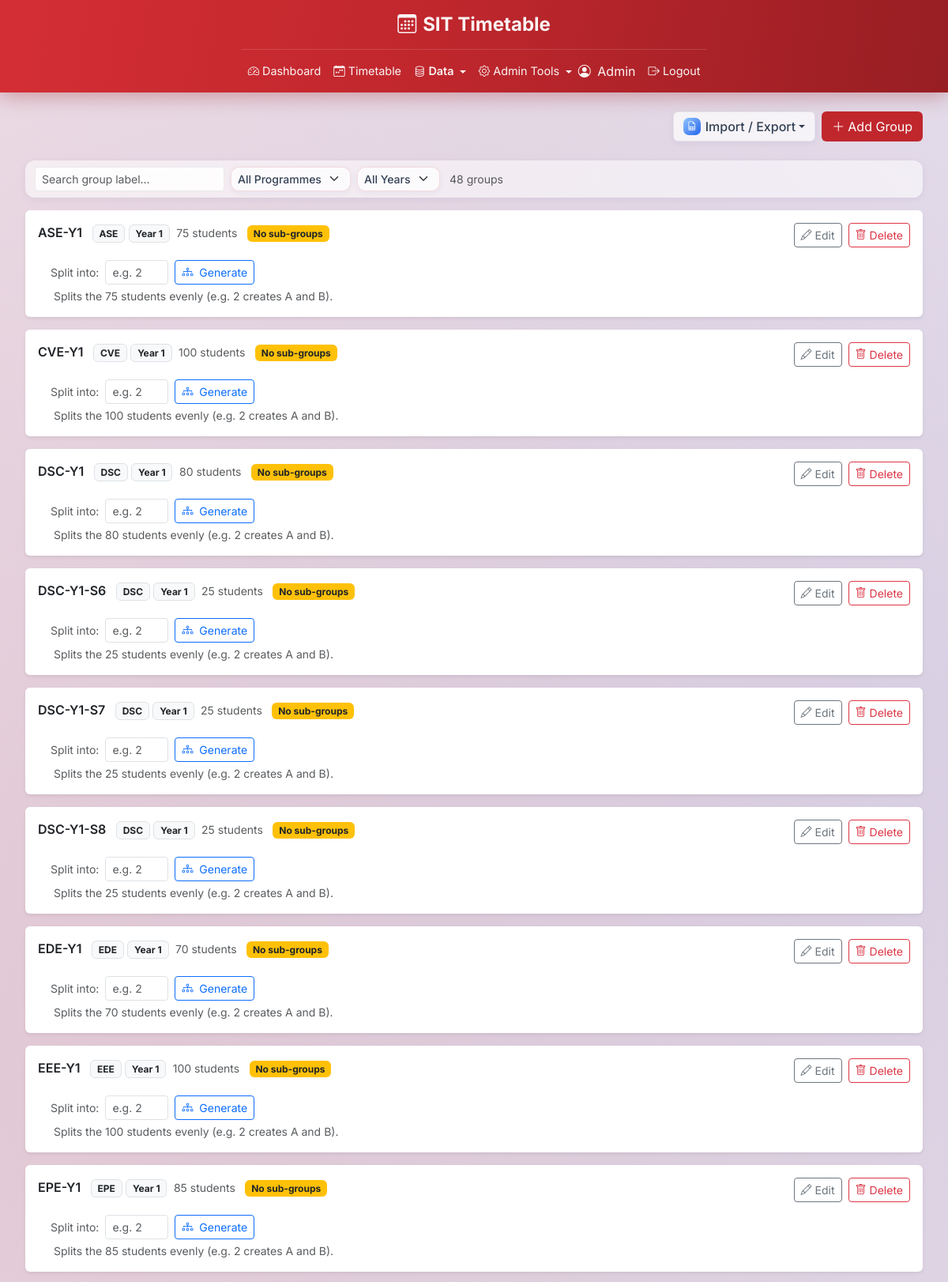
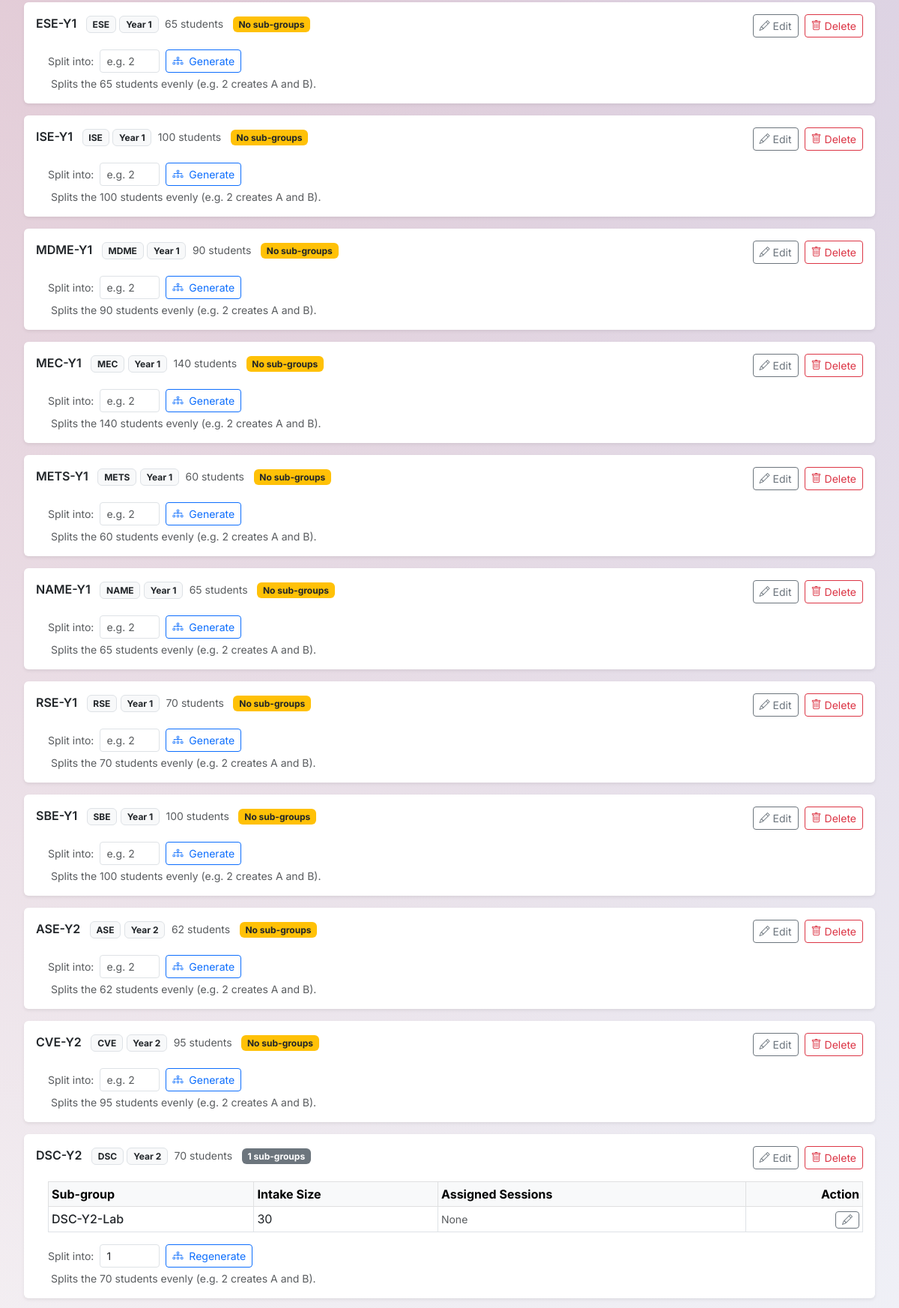
/admin/student-groups (signed in, upper part), run on the app's committed database (2 pictures, top to bottom).
### app/models/user.py (models this page shows, shortened)
class User(UserMixin, db.Model):
    __tablename__ = 'users'
    id = db.Column(db.Integer, primary_key=True)
    name = db.Column(db.String(100), nullable=False)
    email = db.Column(db.String(120), unique=True, nullable=False)
    password_hash = db.Column(db.String(256), nullable=False)
    role = db.Column(db.Enum('admin', 'professor', 'student'), nullable=False)
    student_group_id = db.Column(
        db.Integer,
        db.ForeignKey('student_groups.id', ondelete='SET NULL'),
        nullable=True,
    )
    student_group = db.relationship('StudentGroup', foreign_keys=[student_group_id])

### app/models/student_group.py (models this page shows, shortened)
class StudentGroup(db.Model):
    __tablename__ = 'student_groups'
    id = db.Column(db.Integer, primary_key=True)
    programme_id = db.Column(db.Integer, db.ForeignKey('programmes.id'), nullable=False)
    year_level = db.Column(db.Integer, nullable=False)                          # 1, 2, or 3
    group_label = db.Column(db.String(20), nullable=False)                      # e.g. 'DSC-Y2' or 'DSC-Y2-A'
    intake_size = db.Column(db.Integer, nullable=False)                         # number of students in this group
    parent_id = db.Column(db.Integer, db.ForeignKey('student_groups.id'), nullable=True)  # NULL if top-level group
    programme = db.relationship('Programme', backref='student_groups')
    sub_groups = db.relationship('StudentGroup', backref=db.backref('parent', remote_side=[id]))

### app/models/programme.py (models this page shows, shortened)
class Programme(db.Model):
    __tablename__ = 'programmes'
    id = db.Column(db.Integer, primary_key=True)
    code = db.Column(db.String(20), unique=True, nullable=False)        # e.g. 'DSC'
    name = db.Column(db.String(100), nullable=False)                    # e.g. 'Digital Supply Chain'
    cluster = db.Column(db.String(100), nullable=False)                 # e.g. 'Engineering'

### app/routes/admin.py (the view)
@admin_bp.route('/student-groups')
@login_required
def student_groups():
    top_level = (StudentGroup.query
                 .filter_by(parent_id=None)
                 .order_by(StudentGroup.year_level, StudentGroup.group_label)
                 .all())
    return render_template('admin/student_groups.html', groups=top_level)

### app/models/user.py (called while the page is built)
@login_manager.user_loader
def load_user(user_id):
    return User.query.get(int(user_id))

### app/routes/admin.py (called while the page is built)
@admin_bp.before_request
@login_required
def require_admin():
    if not current_user.is_authenticated:
        return redirect(url_for('auth.login'))
    if current_user.role != 'admin':
        abort(403)

### app/templates/admin/student_groups.html (shortened to what this page needs)
{% extends 'base.html' %}
{% block content %}
<div class="d-flex justify-content-end align-items-center mb-4">
    <div class="d-flex gap-2">
        <div class="btn-group action-dropdown">
            <button type="button" class="btn dropdown-toggle" data-bs-toggle="dropdown">
                <span class="icon-chip icon-chip-blue"><i class="bi bi-file-earmark-spreadsheet"></i></span>Import / Export
            </button>
        </div>
        <a href="{{ url_for('admin.student_group_add') }}" class="btn text-white" style="background-color:#c0272d;">
            <i class="bi bi-plus-lg me-1"></i>Add Group
        </a>
    </div>
</div>
{% if groups %}
    {% set programmes = groups | map(attribute='programme.code') | unique | sort | list %}
    {% set years = groups | map(attribute='year_level') | unique | sort | list %}
    <div class="filter-bar mb-3 d-flex flex-wrap gap-2 align-items-center">
        <input type="text" id="group-search" class="form-control form-control-sm" style="max-width:240px;"
               placeholder="Search group label…" oninput="applyGroupFilters()">
        <select class="form-select form-select-sm select-glass" style="width:auto;" aria-label="Programme filter"
                onchange="setGroupFilter('programme', this.value)">
            <option value="all">All Programmes</option>
        </select>
        <select class="form-select form-select-sm select-glass" style="width:auto;" aria-label="Year filter"
                onchange="setGroupFilter('year', this.value)">
            <option value="all">All Years</option>
        </select>
        <span id="group-count" class="text-muted small ms-1"></span>
    </div>
    {% for group in groups %}
    <div class="card border-0 shadow-sm mb-3 group-card"
         data-programme="{{ group.programme.code }}"
         data-year="{{ group.year_level }}">
        <div class="card-body">
            <div class="d-flex justify-content-between align-items-start">
                <div>
                    <span class="fw-semibold fs-6">{{ group.group_label }}</span>
                    <span class="badge bg-light text-dark border ms-2">{{ group.programme.code }}</span>
                    <span class="badge bg-light text-dark border">Year {{ group.year_level }}</span>
                    <span class="text-muted small ms-1">{{ group.intake_size }} students</span>
                    {% if group.sub_groups %}
                        <span class="badge bg-secondary ms-2">{{ group.sub_groups | length }} sub-groups</span>
                    {% else %}
                        <span class="badge bg-warning text-dark ms-2">No sub-groups</span>
                    {% endif %}
                </div>
                <div class="d-flex gap-2">
                    <a href="{{ url_for('admin.student_group_edit', group_id=group.id) }}"
                       class="btn btn-sm btn-outline-secondary">
                        <i class="bi bi-pencil me-1"></i>Edit
                    </a>
                    <form method="POST"
                          action="{{ url_for('admin.student_group_delete', group_id=group.id) }}"
                          onsubmit="return confirm('Delete {{ group.group_label }} and all its sub-groups?')">
                        <button class="btn btn-sm btn-outline-danger">
                            <i class="bi bi-trash me-1"></i>Delete
                        </button>
                    </form>
                </div>
            </div>
            {% if group.sub_groups %}
            <div class="mt-3 ms-3">
                <table class="table table-sm table-bordered mb-2">
                    <thead class="table-light">
                        <tr>
                            <th>Sub-group</th>
                            <th>Intake Size</th>
                            <th>Assigned Sessions</th>
                            <th class="text-end">Action</th>
                        </tr>
                    </thead>
                    <tbody>
                        {% for sub in group.sub_groups | sort(attribute='group_label') %}
                        <tr>
                            <td class="fw-medium">{{ sub.group_label }}</td>
                            <td>{{ sub.intake_size }}</td>
                            <td>
                                {% set sc = sub.class_sessions | length %}
                                {% if sc == 0 %}
                                    <span class="text-muted small">None</span>
                                {% else %}
                                    <span class="badge bg-secondary">{{ sc }}</span>
                                {% endif %}
                            </td>
                            <td class="text-end">
                                <a href="{{ url_for('admin.student_group_edit', group_id=sub.id) }}"
                                   class="btn btn-sm btn-outline-secondary py-0">
                                    <i class="bi bi-pencil"></i>
                                </a>
                            </td>
                        </tr>
                        {% endfor %}
                    </tbody>
                </table>
            </div>
            {% endif %}
            <div class="mt-3 ms-3">
                <form method="POST"
                      action="{{ url_for('admin.student_group_generate', group_id=group.id) }}"
                      class="d-flex align-items-center gap-2"
                      onsubmit="return confirm('{% if group.sub_groups %}This will replace existing sub-groups. Continue?{% else %}Generate sub-groups for {{ group.group_label }}?{% endif %}')">
                    <label class="form-label mb-0 small text-muted">Split into:</label>
                    <input type="number" name="num_subgroups" class="form-control form-control-sm"
                           style="width:80px;" min="2" max="26"
                           placeholder="e.g. 2"
                           value="{{ group.sub_groups | length if group.sub_groups else '' }}">
                    <button type="submit" class="btn btn-sm btn-outline-primary">
                        <i class="bi bi-diagram-3 me-1"></i>
                        {% if group.sub_groups %}Regenerate{% else %}Generate{% endif %}
                    </button>
                </form>
                <div class="form-text ms-1">
                    Splits the {{ group.intake_size }} students evenly (e.g. 2 creates A and B).
                </div>
            </div>
        </div>
    </div>
    {% endfor %}
{% endif %}
{% endblock %}

### app/templates/base.html (shortened to what this page needs)
<!DOCTYPE html>
<html lang="en">
<head>
    <link href="https://cdn.jsdelivr.net/npm/bootstrap@5.3.0/dist/css/bootstrap.min.css" rel="stylesheet">
    <link href="https://cdn.jsdelivr.net/npm/bootstrap-icons@1.10.5/font/bootstrap-icons.css" rel="stylesheet">
</head>
<body>
    <nav class="navbar navbar-expand-lg navbar-sit p-0">
        <div class="app-container">
            <div class="d-flex justify-content-center py-2 border-bottom" style="border-color: rgba(255,255,255,0.15) !important;">
                <a class="navbar-brand fw-bold fs-4 m-0 d-flex align-items-center" href="#">
                    <i class="bi bi-calendar3 me-2"></i>SIT Timetable
                </a>
            </div>
            <div class="d-flex align-items-center py-2">
            <div class="collapse navbar-collapse" id="navbarMain">
                <ul class="navbar-nav me-auto mb-2 mb-lg-0">
                    {% if current_user.is_authenticated %}
                        {% if current_user.role == 'admin' %}
                            {% set data_active = request.endpoint and (
                                request.endpoint.startswith('admin.course') or
                                request.endpoint.startswith('admin.professor') or
                                request.endpoint.startswith('admin.student') or
                                request.endpoint.startswith('admin.room')
                            ) %}
                            {% set tools_active = request.endpoint in ('admin.declarations', 'admin.timetable_flags',
                                'admin.data_import', 'admin.audit_log', 'admin.system_info', 'admin.constraint_settings')
                                or (request.endpoint and 'event' in request.endpoint) %}
                            <li class="nav-item">
                                <a class="nav-link {% if request.endpoint == 'admin.dashboard' %}active{% endif %}"
                                   href="{{ url_for('admin.dashboard') }}">
                                    <i class="bi bi-speedometer2 me-1"></i>Dashboard
                                </a>
                            </li>
                            <li class="nav-item">
                                <a class="nav-link {% if request.endpoint == 'admin.timetable' %}active{% endif %}"
                                   href="{{ url_for('admin.timetable') }}">
                                    <i class="bi bi-calendar-week me-1"></i>Timetable
                                </a>
                            </li>
                            <li class="nav-item dropdown">
                                <a class="nav-link dropdown-toggle {% if data_active %}active{% endif %}"
                                   href="#" role="button" data-bs-toggle="dropdown">
                                    <i class="bi bi-database me-1"></i>Data
                                </a>
                            </li>
                            <li class="nav-item dropdown">
                                <a class="nav-link dropdown-toggle {% if tools_active %}active{% endif %}"
                                   href="#" role="button" data-bs-toggle="dropdown" style="position: relative;">
                                    <i class="bi bi-gear me-1"></i>Admin Tools
                                </a>
                            </li>
                        {% endif %}
                    {% endif %}
                </ul>
                {% if current_user.is_authenticated %}
                <ul class="navbar-nav ms-auto align-items-center">
                    <li class="nav-item me-2">
                        <span class="navbar-text">
                            <i class="bi bi-person-circle me-1"></i>
                            {{ current_user.name }}
                        </span>
                    </li>
                    <li class="nav-item">
                        <form method="POST" action="{{ url_for('auth.logout') }}" class="m-0">
                            <button type="submit" class="nav-link btn btn-link border-0">
                                <i class="bi bi-box-arrow-right me-1"></i>Logout
                            </button>
                        </form>
                    </li>
                </ul>
                {% endif %}
            </div>
            </div>
        </div>
    </nav>
    <main class="app-container my-4">
        {% block content %}{% endblock %}
    </main>
</body>
</html>

### app/templates/base.html (style rules this page uses)
:root { --bs-body-font-family: 'Inter', -apple-system, BlinkMacSystemFont, 'Segoe UI', Roboto, Helvetica, Arial, sans-serif; --bs-font-sans-serif: 'Inter', -apple-system, BlinkMacSystemFont, 'Segoe UI', Roboto, Helvetica, Arial, sans-serif; }
.btn { white-space: nowrap; }
.navbar-sit { background: linear-gradient(100deg, #d42e35 0%, #c0272d 45%, #971e23 100%); box-shadow: 0 4px 24px rgba(150, 20, 25, 0.35); }
.navbar-sit .navbar-brand, .navbar-sit .nav-link, .navbar-sit .navbar-text { color: rgba(255, 255, 255, 0.95) !important; }
.navbar-sit .nav-link.active { font-weight: 600; }
.navbar-sit .nav-link { font-size: 0.9rem; padding-left: 0.7rem; padding-right: 0.7rem; }
.navbar-sit .dropdown-toggle::after { vertical-align: 0.15em; }
.app-container { max-width: 1600px; margin-left: auto; margin-right: auto; padding-left: 2rem; padding-right: 2rem; }
body { background: radial-gradient(circle at 12% 18%, rgba(192, 39, 45, 0.16) 0%, transparent 38%), radial-gradient(circle at 88% 12%, rgba(37, 99, 235, 0.14) 0%, transparent 40%), radial-gradient(circle at 25% 85%, rgba(147, 51, 234, 0.11) 0%, transparent 42%), radial-gradient(circle at 90% 80%, rgba(22, 163, 74, 0.10) 0%, transparent 40%), linear-gradient(135deg, #fdf2f2 0%, #f3f4f8 45%, #eef4fb 100%); background-attachment: fixed; min-height: 100vh; }
.select-glass { background-color: rgba(255, 255, 255, 0.75); border: 1px solid rgba(192, 39, 45, 0.15); border-radius: 10px; font-weight: 500; color: #334155; box-shadow: 0 2px 8px rgba(31, 38, 135, 0.06); transition: border-color 0.15s ease, box-shadow 0.15s ease, background-color 0.15s ease; }
.action-dropdown .btn { display: inline-flex; align-items: center; background: rgba(255, 255, 255, 0.7); border: 1px solid rgba(15, 23, 42, 0.08); color: #334155; font-weight: 500; box-shadow: 0 2px 8px rgba(31, 38, 135, 0.06); transition: background 0.15s ease, box-shadow 0.15s ease, transform 0.15s ease; }
.icon-chip { flex-shrink: 0; display: inline-flex; align-items: center; justify-content: center; width: 22px; height: 22px; border-radius: 7px; margin-right: 6px; color: #fff; font-size: 0.72rem; line-height: 1; }
.icon-chip-blue { background: linear-gradient(135deg, #93c5fd, #2563eb); }
.filter-bar { background: rgba(255, 255, 255, 0.55); border-radius: 12px; padding: 8px 12px; box-shadow: 0 2px 8px rgba(31, 38, 135, 0.06); }
.filter-bar .form-control { background: rgba(255, 255, 255, 0.85); border: 1px solid rgba(15, 23, 42, 0.08); }

### data on the page
User: name "Admin"
StudentGroup: group_label "ASE-Y1", programme.code "ASE", year_level "1", intake_size "75", shows "No sub-groups", shows "Generate"
StudentGroup: group_label "CVE-Y1", programme.code "CVE", year_level "1", intake_size "100", shows "No sub-groups", shows "Generate"
StudentGroup: group_label "DSC-Y1", programme.code "DSC", year_level "1", intake_size "80", shows "No sub-groups", shows "Generate"
StudentGroup: group_label "DSC-Y1-S6", programme.code "DSC", year_level "1", intake_size "25", shows "No sub-groups", shows "Generate"
StudentGroup: group_label "DSC-Y1-S7", programme.code "DSC", year_level "1", intake_size "25", shows "No sub-groups", shows "Generate"
StudentGroup: group_label "DSC-Y1-S8", programme.code "DSC", year_level "1", intake_size "25", shows "No sub-groups", shows "Generate"
StudentGroup: group_label "EDE-Y1", programme.code "EDE", year_level "1", intake_size "70", shows "No sub-groups", shows "Generate"
StudentGroup: group_label "EEE-Y1", programme.code "EEE", year_level "1", intake_size "100", shows "No sub-groups", shows "Generate"
StudentGroup: group_label "EPE-Y1", programme.code "EPE", year_level "1", intake_size "85", shows "No sub-groups", shows "Generate"
StudentGroup: group_label "ESE-Y1", programme.code "ESE", year_level "1", intake_size "65", shows "No sub-groups", shows "Generate"
StudentGroup: group_label "ISE-Y1", programme.code "ISE", year_level "1", intake_size "100", shows "No sub-groups", shows "Generate"
StudentGroup: group_label "MDME-Y1", programme.code "MDME", year_level "1", intake_size "90", shows "No sub-groups", shows "Generate"
StudentGroup: group_label "MEC-Y1", programme.code "MEC", year_level "1", intake_size "140", shows "No sub-groups", shows "Generate"
StudentGroup: group_label "METS-Y1", programme.code "METS", year_level "1", intake_size "60", shows "No sub-groups", shows "Generate"
StudentGroup: group_label "NAME-Y1", programme.code "NAME", year_level "1", intake_size "65", shows "No sub-groups", shows "Generate"
StudentGroup: group_label "RSE-Y1", programme.code "RSE", year_level "1", intake_size "70", shows "No sub-groups", shows "Generate"
StudentGroup: group_label "SBE-Y1", programme.code "SBE", year_level "1", intake_size "100", shows "No sub-groups", shows "Generate"
StudentGroup: group_label "ASE-Y2", programme.code "ASE", year_level "2", intake_size "62", shows "No sub-groups", shows "Generate"
StudentGroup: group_label "CVE-Y2", programme.code "CVE", year_level "2", intake_size "95", shows "No sub-groups", shows "Generate"
StudentGroup: group_label "DSC-Y2", programme.code "DSC", year_level "2", intake_size "70", sub_groups|length "1", num_subgroups "1", shows "Regenerate"
StudentGroup: group_label "DSC-Y2-Lab", intake_size "30"
